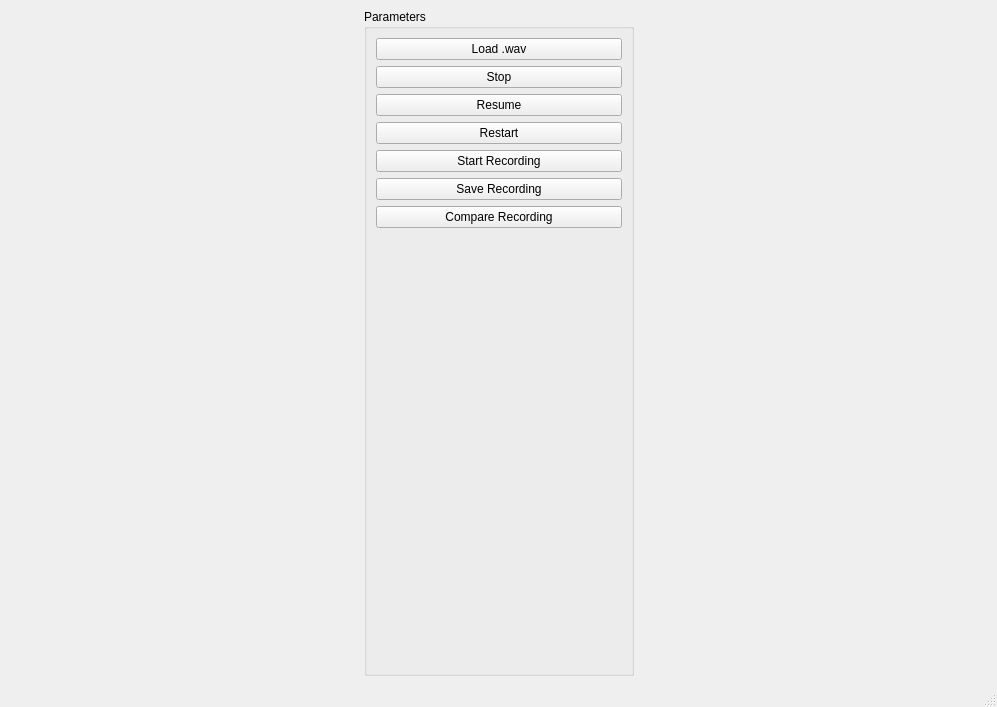
<?xml version="1.0" encoding="UTF-8"?>
<ui version="4.0">
 <class>MainWindow</class>
 <widget class="QMainWindow" name="MainWindow">
  <property name="geometry">
   <rect>
    <x>0</x>
    <y>0</y>
    <width>997</width>
    <height>707</height>
   </rect>
  </property>
  <property name="windowTitle">
   <string>MainWindow</string>
  </property>
  <widget class="QWidget" name="centralwidget">
   <layout class="QHBoxLayout" name="horizontalLayout_2">
    <item>
     <layout class="QHBoxLayout" name="horizontalLayout">
      <item>
       <widget class="QWidget" name="mplwindow" native="true">
        <layout class="QVBoxLayout" name="verticalLayout"/>
       </widget>
      </item>
      <item>
       <widget class="QGroupBox" name="groupBox">
        <property name="minimumSize">
         <size>
          <width>270</width>
          <height>0</height>
         </size>
        </property>
        <property name="maximumSize">
         <size>
          <width>270</width>
          <height>16777215</height>
         </size>
        </property>
        <property name="title">
         <string>Parameters</string>
        </property>
        <layout class="QGridLayout" name="gridLayout">
         <item row="1" column="0" colspan="2">
          <widget class="QPushButton" name="btnStop">
           <property name="text">
            <string>Stop</string>
           </property>
          </widget>
         </item>
         <item row="7" column="0" colspan="2">
          <spacer name="verticalSpacer">
           <property name="orientation">
            <enum>Qt::Vertical</enum>
           </property>
           <property name="sizeHint" stdset="0">
            <size>
             <width>20</width>
             <height>40</height>
            </size>
           </property>
          </spacer>
         </item>
         <item row="2" column="0" colspan="2">
          <widget class="QPushButton" name="btnResume">
           <property name="text">
            <string>Resume</string>
           </property>
          </widget>
         </item>
         <item row="0" column="0" colspan="2">
          <widget class="QPushButton" name="btnLoadwav">
           <property name="text">
            <string>Load .wav</string>
           </property>
          </widget>
         </item>
         <item row="3" column="0" colspan="2">
          <widget class="QPushButton" name="btnRestart">
           <property name="text">
            <string>Restart</string>
           </property>
          </widget>
         </item>
         <item row="4" column="0" colspan="2">
          <widget class="QPushButton" name="btnStart">
           <property name="text">
            <string>Start Recording</string>
           </property>
          </widget>
         </item>
         <item row="5" column="0" colspan="2">
          <widget class="QPushButton" name="btnSave">
           <property name="text">
            <string>Save Recording</string>
           </property>
          </widget>
         </item>
         <item row="6" column="0" colspan="2">
          <widget class="QPushButton" name="btnCompare">
           <property name="text">
            <string>Compare Recording</string>
           </property>
          </widget>
         </item>
        </layout>
       </widget>
      </item>
      <item>
       <widget class="QWidget" name="mplwindow2" native="true">
        <layout class="QVBoxLayout" name="verticalLayout_2"/>
       </widget>
      </item>
     </layout>
    </item>
   </layout>
  </widget>
  <widget class="QMenuBar" name="menubar">
   <property name="geometry">
    <rect>
     <x>0</x>
     <y>0</y>
     <width>997</width>
     <height>26</height>
    </rect>
   </property>
  </widget>
  <widget class="QStatusBar" name="statusbar"/>
 </widget>
 <resources/>
 <connections/>
</ui>
